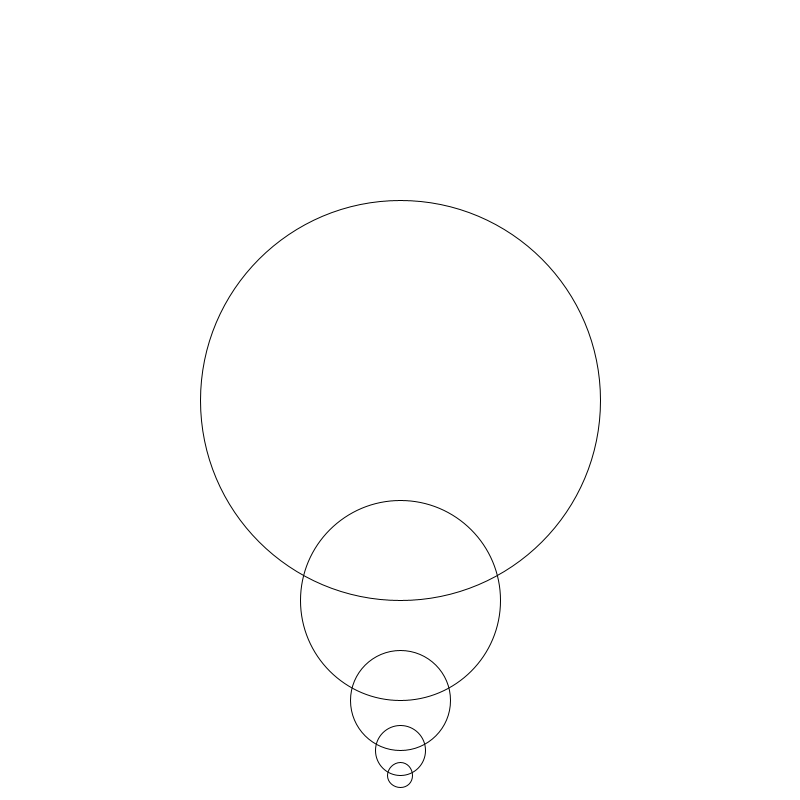
Frame 1 (no input)
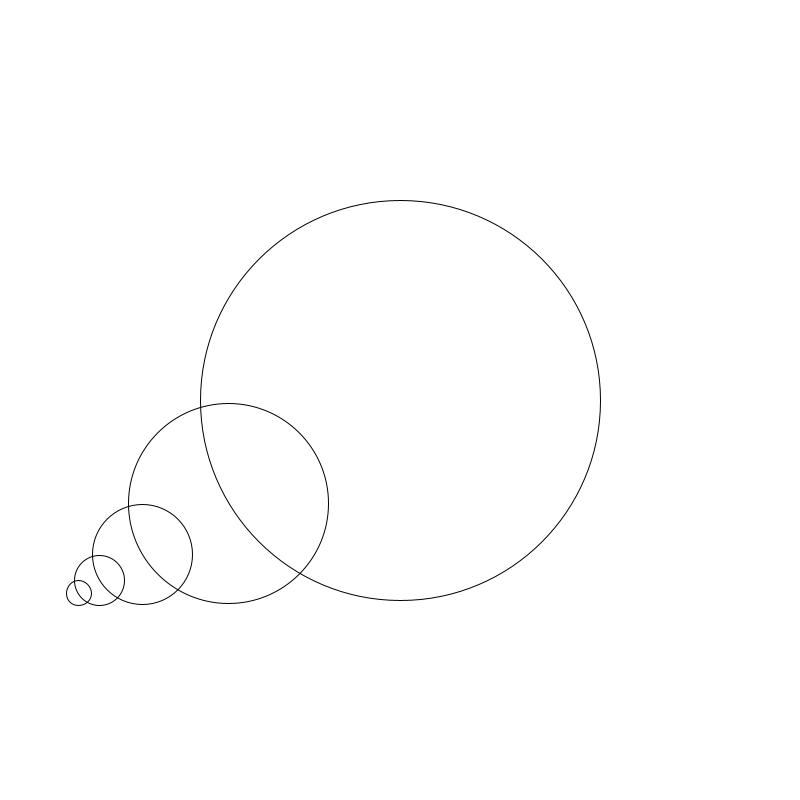
Frame 60 (the mouse pressed at the canvas centre just before this capture)
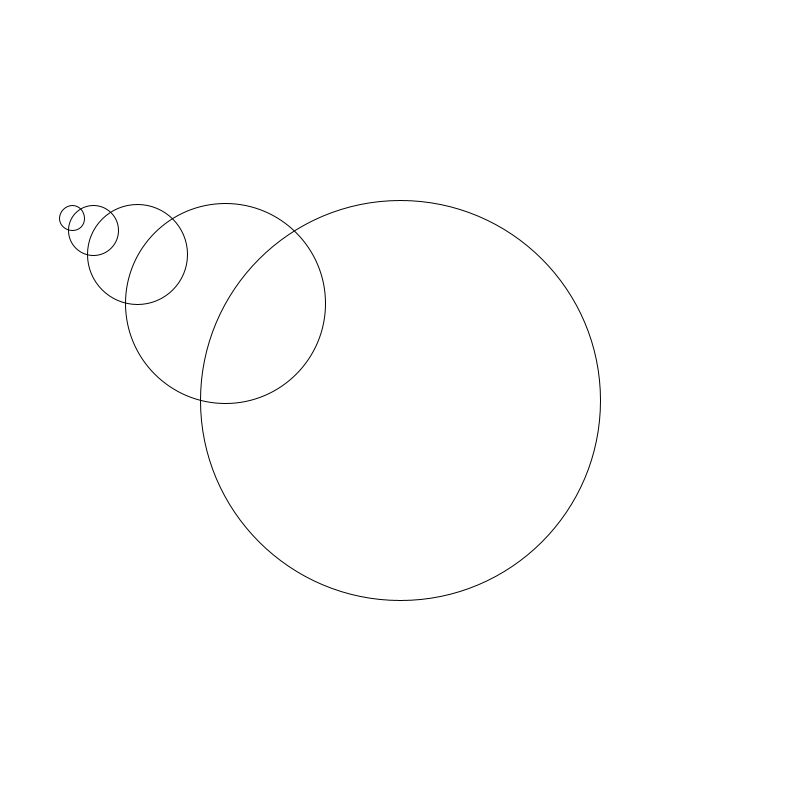
Frame 120 (the mouse held since frame 60 and released just before this capture)

The Processing sketch that drew these frames (run headless with seeded random() and noise(); from frame 60 on, the mouse is pressed at the canvas centre):

// Processing sketch: trig_recursion
// ── trig_recursion.pde
Circle parentCircle;

float diameter   = 400;
float decay      = 0.5;
float childAngle = 90;

void setup(){
  size(800,800);
  background(255);
  
  parentCircle = new Circle(4,diameter);
  
  noFill();
  stroke(0);
}

void draw(){
  background(255);
  parentCircle.drawAt(width/2,height/2, childAngle);
  
  childAngle++;
}
// ── Circle.pde
class Circle {
  Circle child  = null;

  int numChildren;
  float diameter, radius;

  Circle(int _numChildren, float _diameter) {
    numChildren = _numChildren;
    diameter    = _diameter;
    radius      = diameter / 2;

    // Create a child, if _numChildren is > 0
    if (_numChildren > 0) {
      float newChildDiameter = this.diameter * decay;
      child = new Circle(_numChildren - 1, newChildDiameter);
    }
  }

  void drawAt(float _x, float _y, float _angle) {
    // Draw this circle
    ellipse(_x, _y, this.diameter, this.diameter);

    // Tell the child to draw itself.
    if (null == child) {
      return;
    } else {
      float childX = _x + cos(radians(_angle))*radius;
      float childY = _y + sin(radians(_angle))*radius;
      child.drawAt(childX,childY,_angle);
    }
  }
}
